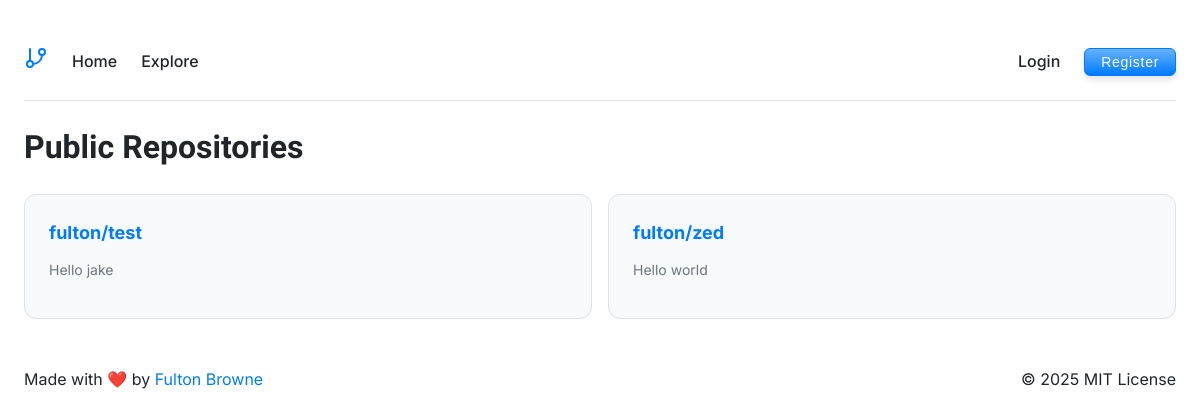
/explore.php, run on an earlier commit of the app's database.
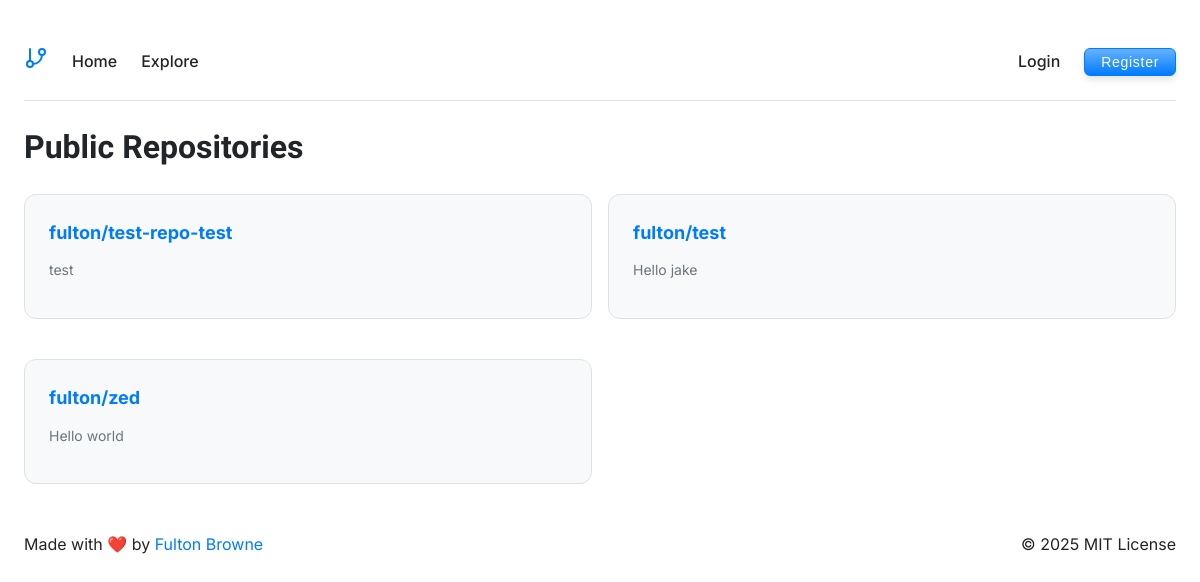
And on a later commit of the database.
### tables this page shows
CREATE TABLE repositories (
        id INTEGER PRIMARY KEY AUTOINCREMENT,
        user_id INTEGER NOT NULL,
        name TEXT NOT NULL,
        description TEXT,
        is_public BOOLEAN DEFAULT 0,
        created_at DATETIME DEFAULT CURRENT_TIMESTAMP,
        last_updated DATETIME DEFAULT CURRENT_TIMESTAMP,
        FOREIGN KEY (user_id) REFERENCES users(id),
        UNIQUE(user_id, name)
    );

CREATE TABLE users (
        id INTEGER PRIMARY KEY AUTOINCREMENT,
        username TEXT UNIQUE NOT NULL,
        password_hash TEXT NOT NULL,
        repo_path TEXT UNIQUE NOT NULL,
        created_at DATETIME DEFAULT CURRENT_TIMESTAMP
    , git_email TEXT DEFAULT NULL, git_name TEXT DEFAULT NULL);

### includes/repository.php (called while the page is built, shortened)
<?php
function listPublicRepositories() {
    $db = Database::getInstance();
    $result = $db->query('
        SELECT r.*, u.username
        FROM repositories r
        JOIN users u ON r.user_id = u.id
        WHERE r.is_public = 1
        ORDER BY r.last_updated DESC
    ');
    $repos = [];
    while ($row = $result->fetchArray(SQLITE3_ASSOC)) {
        $repos[] = $row;
    }
    return $repos;
}

### explore.php (the view, shortened to what this page needs)
<?php
require_once 'includes/repository.php';
?>
<!DOCTYPE html>
<html>
<head>
    <link rel="stylesheet" href="style.css">
</head>
<body>
    <?php include 'includes/header.php'; ?>
    <div class="repository-list">
        <h1>Public Repositories</h1>
        <?php
        $publicRepos = listPublicRepositories();
        if (empty($publicRepos)): ?>
            <p>No public repositories available.</p>
            <?php else: ?>
                <div class="grid-container">
                    <?php foreach ($publicRepos as $repo): ?>
                        <div class="repo-card">
                            <a href="files.php?user=<?php echo urlencode($repo['username']); ?>&repo=<?php echo urlencode($repo['name']); ?>">
                                <?php echo htmlspecialchars($repo['username'] . '/' . $repo['name']); ?>
                            </a>
                            <?php if ($repo['description']): ?>
                                <p class="repo-description">
                                    <?php echo htmlspecialchars($repo['description']); ?>
                                </p>
                            <?php endif; ?>
                        </div>
                    <?php endforeach; ?>
                </div>
            <?php endif; ?>
    </div>
    <?php include 'includes/footer.php'; ?>
</body>
</html>

What changed in the data, as far as the page shows it:
added repositories: user+name "fulton/test-repo-test", description "test"
